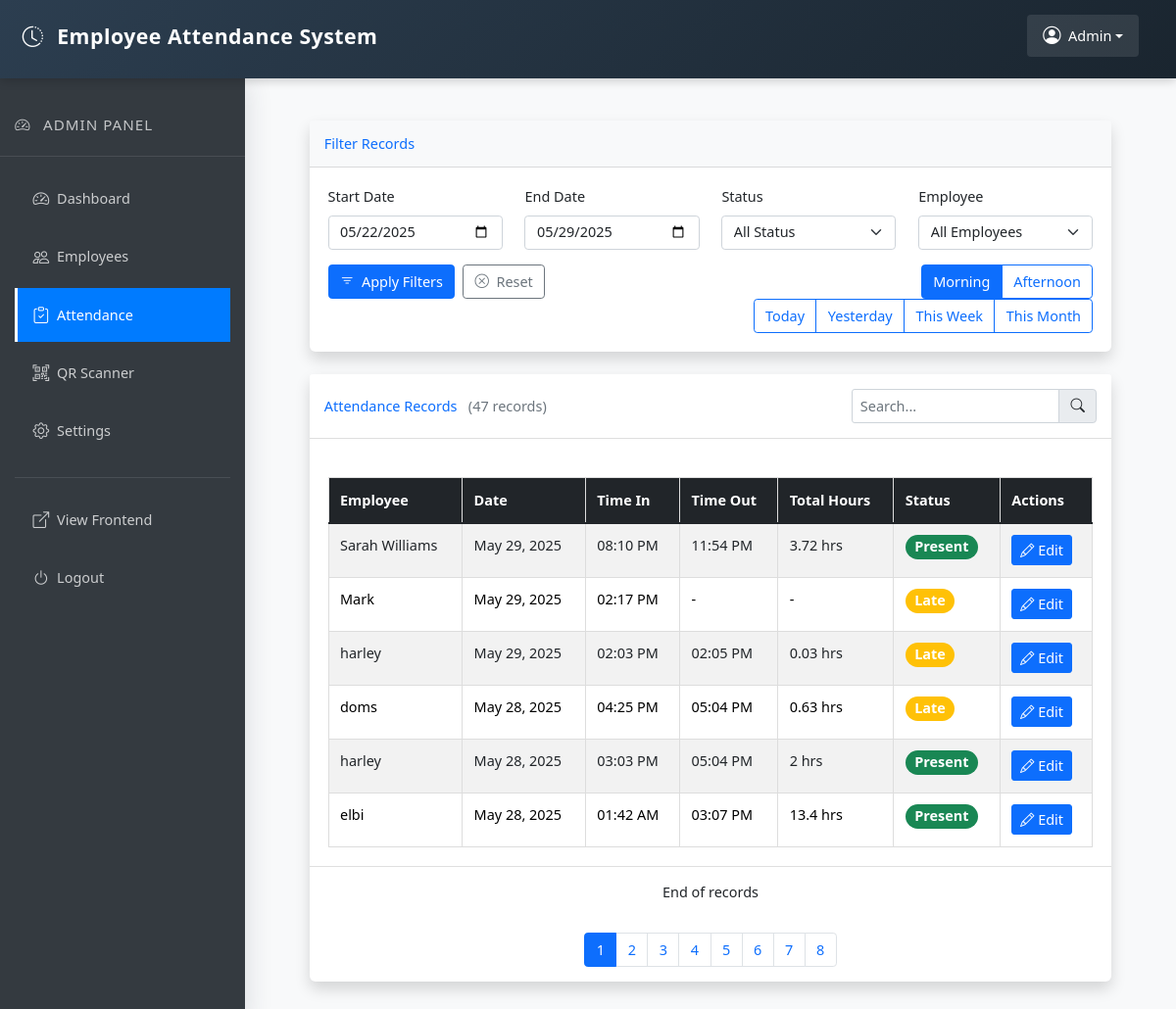
The page /views/admin/attendance.php (signed in) on the database its author committed.
### tables this page shows
CREATE TABLE `morning_time_log` (
  `id` int(11) NOT NULL,
  `employee_id` int(11) NOT NULL,
  `time_in` datetime DEFAULT NULL,
  `time_out` datetime DEFAULT NULL,
  `status` enum('present','late','absent') DEFAULT 'absent'
);

CREATE TABLE `users` (
  `id` int(11) NOT NULL,
  `username` varchar(50) NOT NULL,
  `password` varchar(255) NOT NULL,
  `email` varchar(100) NOT NULL,
  `code` varchar(255) NOT NULL,
  `created_at` timestamp NOT NULL DEFAULT current_timestamp()
);

### includes/admin/morning_attendance.php (the view, shortened to what this page needs)
<?php
require_once '../../db/connect.php';
$startDate = isset($_GET['start_date']) ? $_GET['start_date'] : date('Y-m-d', strtotime('-7 days'));
$endDate = isset($_GET['end_date']) ? $_GET['end_date'] : date('Y-m-d');
$query = "SELECT t.*, u.username
          FROM morning_time_log t
          JOIN users u ON t.employee_id = u.id
          WHERE 1=1";
if ($startDate) {
    $query .= " AND DATE(t.time_in) >= '$startDate'";
}
if ($endDate) {
    $query .= " AND DATE(t.time_in) <= '$endDate'";
}
$query .= " ORDER BY t.time_in DESC";
$result = $conn->query($query);
$totalRecords = $result->num_rows;
?>
<div class="card shadow mb-4">
    <div class="card-header py-3 d-flex justify-content-between align-items-center bg-white">
        <h6 class="m-0 font-weight-bold text-primary">
            Attendance Records
            <span class="text-muted ms-2">(<?php echo $totalRecords; ?> records)</span>
        </h6>
        <div class="input-group" style="width: 250px;">
            <input type="text" id="searchReport" class="form-control form-control-sm" placeholder="Search...">
            <span class="input-group-text"><i class="bi bi-search"></i></span>
        </div>
    </div>
    <div class="card-body">
        <div class="table-responsive" id="reportTableContainer">
            <table class="table table-striped table-hover" id="reportTable">
                <thead class="table-dark">
                    <tr>
                        <th>Employee</th>
                        <th>Date</th>
                        <th>Time In</th>
                        <th>Time Out</th>
                        <th>Total Hours</th>
                        <th>Status</th>
                        <th>Actions</th>
                    </tr>
                </thead>
                <tbody>
                    <?php if ($result->num_rows == 0): ?>
                        <tr>
                            <td colspan="7" class="text-center">No records found</td>
                        </tr>
                    <?php else: ?>
                        <?php while($row = $result->fetch_assoc()): ?>
                            <?php
                            $hours = '-';
                            if (!empty($row['time_out'])) {
                                $timeIn = new DateTime($row['time_in']);
                                $timeOut = new DateTime($row['time_out']);
                                $interval = $timeIn->diff($timeOut);
                                $hours = $interval->h + ($interval->i / 60);
                                $hours = round($hours, 2) . ' hrs';
                            }
                            ?>
                            <tr>
                                <td><?php echo htmlspecialchars($row['username']); ?></td>
                                <td><?php echo date('M d, Y', strtotime($row['time_in'])); ?></td>
                                <td><?php echo date('h:i A', strtotime($row['time_in'])); ?></td>
                                <td><?php echo $row['time_out'] ? date('h:i A', strtotime($row['time_out'])) : '-'; ?></td>
                                <td><?php echo $hours; ?></td>
                                <td>
                                    <span class="badge rounded-pill <?php
                                        echo match($row['status']) {
                                            'present' => 'bg-success',
                                            'late' => 'bg-warning',
                                            'absent' => 'bg-danger',
                                            default => 'bg-secondary'
                                        };
                                    ?>">
                                        <?php echo ucfirst($row['status']); ?>
                                    </span>
                                </td>
                                <td>
                                    <button class="btn btn-sm btn-primary" onclick="editAttendance(<?php echo $row['id']; ?>, '<?php echo htmlspecialchars($row['username']); ?>', '<?php echo $row['time_in']; ?>', '<?php echo $row['time_out']; ?>', '<?php echo $row['status']; ?>')">
                                        <i class="bi bi-pencil me-1"></i>Edit
                                    </button>
                                </td>
                            </tr>
                        <?php endwhile; ?>
                    <?php endif; ?>
                </tbody>
            </table>
        </div>
    </div>
    <div class="card-footer bg-white text-center">
        <p class="mt-2 mb-2">End of records</p>
    </div>
</div>

### assets/css/admin.css (style rules this page uses)
body { font-family: Arial, sans-serif; background-color: #f4f4f4; margin: 0; padding: 0; }
.card { box-shadow: 0 0 10px rgba(0,0,0,0.1); }
.table { width: 100%; border-collapse: collapse; margin: 20px 0; }
.table th, .table td { border: 1px solid #ddd; padding: 8px; }
.table th { background-color: #4CAF50; color: white; }

### includes/admin/header.php (style rules this page uses)
html, body { padding: 0; margin: 0; height: 100%; overflow-x: hidden; background-color: #f8f9fa; font-size: 0.95rem !important; }
.main-content h2, .main-content h3, .main-content h4, .main-content h5, .main-content h6 { margin-bottom: 1rem; }
.main-content .card { margin-bottom: 1.5rem; }
.main-content .table th, .main-content .table td { padding: 0.75rem; font-size: 0.95rem !important; }
.main-content .form-control { font-size: 0.95rem !important; }
.main-content .btn { font-size: 0.95rem !important; }
.card-body { padding: 1.25rem; }
.table { margin-bottom: 0; font-size: 0.95rem !important; }
.card { box-shadow: 0 4px 6px rgba(0,0,0,0.1); border: none; margin-bottom: 20px; border-radius: 6px; }

### rows shown on the page
morning_time_log: employee.username "Sarah Williams", time_in "May 29, 2025", time_in "08:10 PM", time_out "11:54 PM", hours "3.72 hrs", status "Present"
morning_time_log: employee.username "Mark", time_in "May 29, 2025", time_in "02:17 PM", hours "-", status "Late"
morning_time_log: employee.username "harley", time_in "May 29, 2025", time_in "02:03 PM", time_out "02:05 PM", hours "0.03 hrs", status "Late"
morning_time_log: employee.username "doms", time_in "May 28, 2025", time_in "04:25 PM", time_out "05:04 PM", hours "0.63 hrs", status "Late"
morning_time_log: employee.username "harley", time_in "May 28, 2025", time_in "03:03 PM", time_out "05:04 PM", hours "2 hrs", status "Present"
morning_time_log: employee.username "elbi", time_in "May 28, 2025", time_in "01:42 AM", time_out "03:07 PM", hours "13.4 hrs", status "Present"

### other values the page prints
$totalRecords "47"
